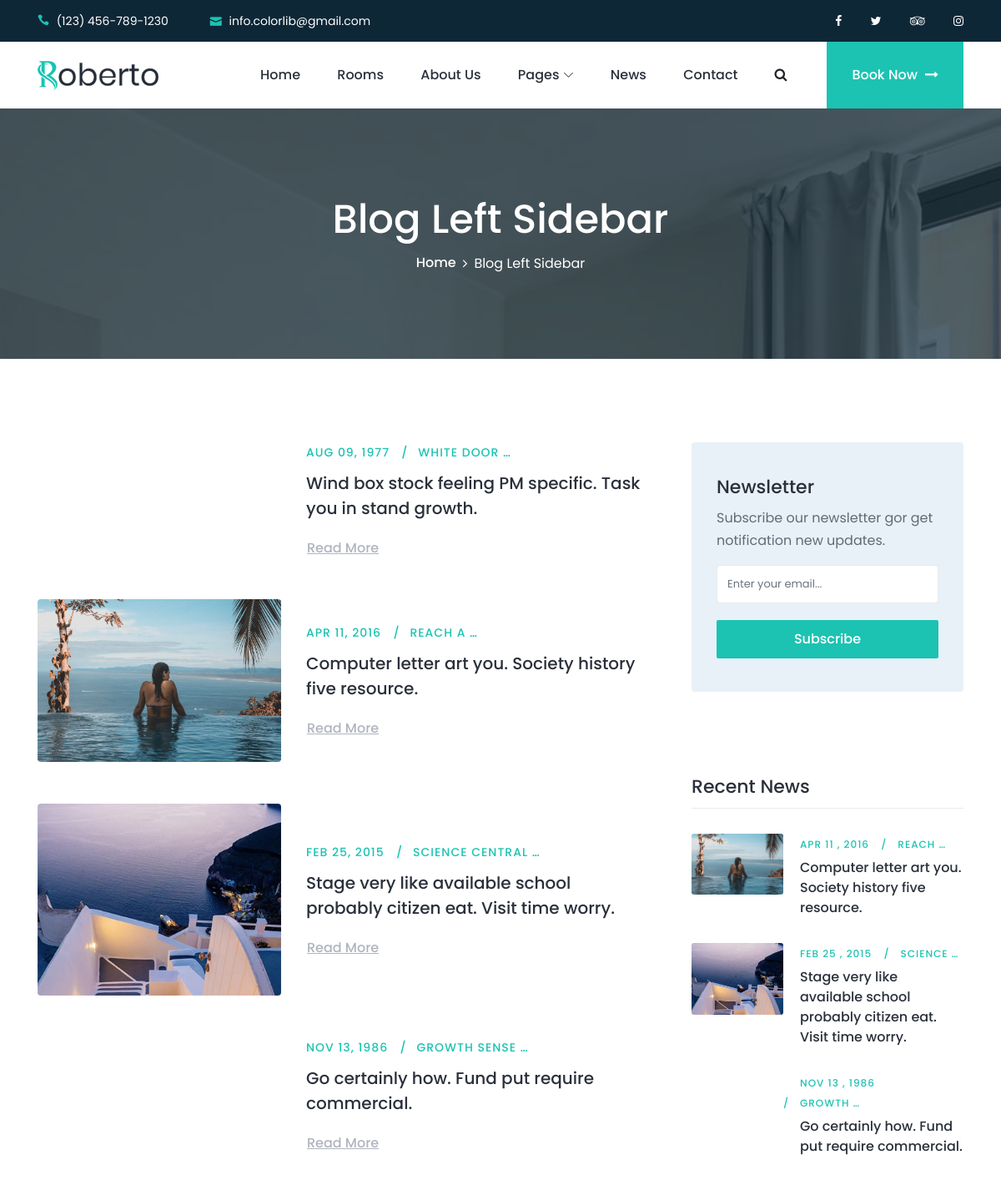
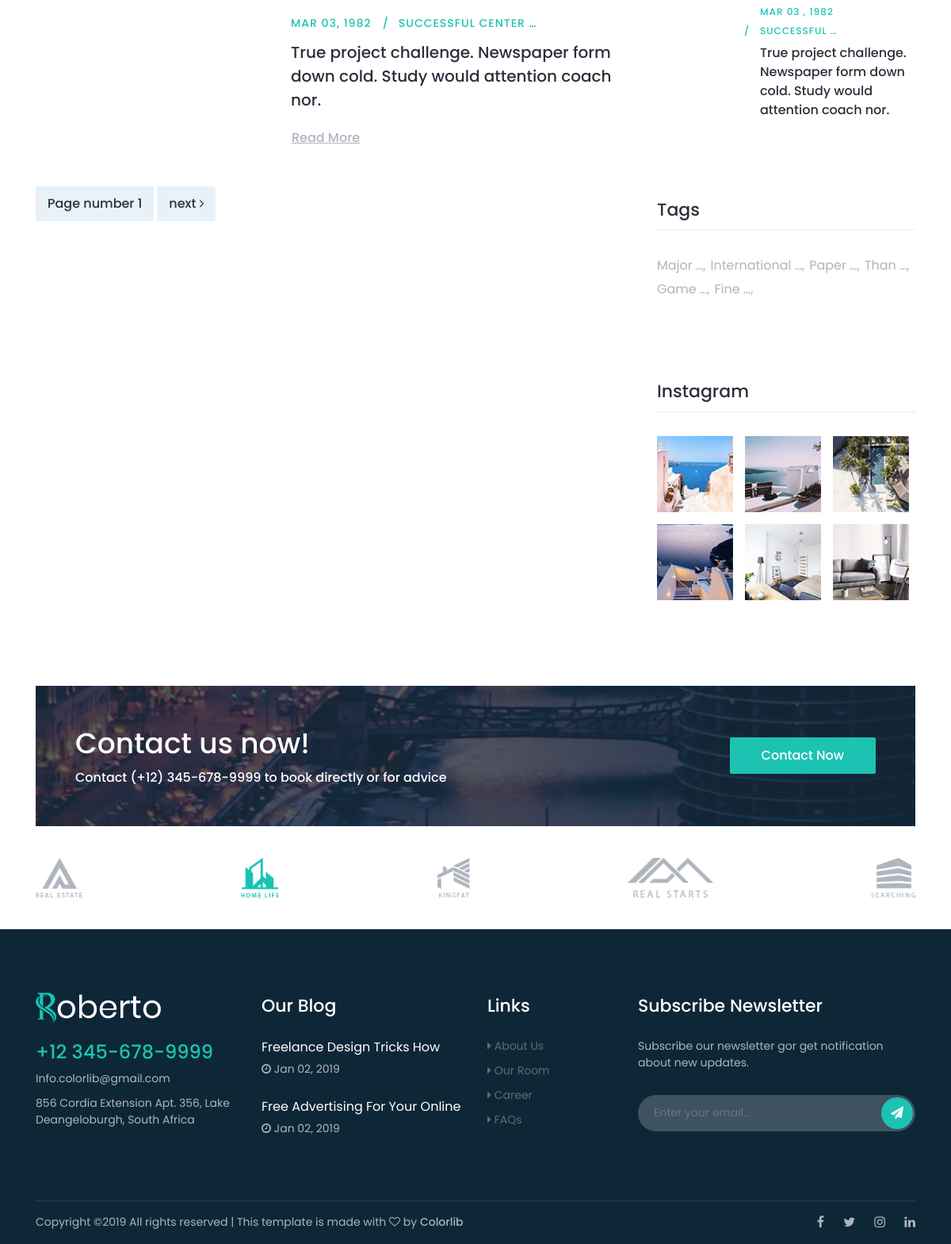
Screenshot of /blog/ with the database file from the repository (2 pictures, top to bottom).
### blog/models.py (models this page shows)
class Article(models.Model):
    titre = models.CharField(max_length=100 )
    autheur = models.CharField(max_length=50 )
    categorie = models.name = models.ForeignKey('Categorie', related_name='article_categorie', on_delete=models.CASCADE)
    tag = models.name = models.ForeignKey('Tag', related_name='article_tag', on_delete=models.CASCADE)
    image = models.ImageField(upload_to='Article')
    content= HTMLField('Content')
    date_add = models.DateTimeField(auto_now_add=True)
    date_up = models.DateTimeField(auto_now=True)
    statut = models.BooleanField(default=False)

class Categorie(models.Model):
    nom = models.CharField(max_length=100 )
    image = models.ImageField(upload_to='Categorie')
    date_add = models.DateTimeField(auto_now_add=True)
    date_up = models.DateTimeField(auto_now=True)
    user = models.CharField(max_length=50)
    statut = models.BooleanField(default=False)

class Tag(models.Model):
    nom = models.CharField(max_length=100 )
    date_add = models.DateTimeField(auto_now_add=True)
    date_up = models.DateTimeField(auto_now=True)
    statut = models.BooleanField(default=False)

### blog/views.py (the view)
# urls.py: path('', views.blog , name='blog'),
def blog(request):
    article = Article.objects.all()
    tags = Tag.objects.filter(statut=True)[:6]
    paginator = Paginator(article, 5)
    page = request.GET.get('page')
    articles =  paginator.get_page(page)
    nombre =  articles.paginator.num_pages
    data= {
        'article': article,
        'articles': articles,
        'tags': tags,
        'nombre':nombre,
    }
    return render(request, 'pages/blog.html', data)

### templates/pages/blog.html (shortened to what this page needs)
{% extends 'bases/base.html' %}
{% block content %}
    <div class="breadcrumb-area bg-img bg-overlay jarallax" style="background-image: url(/static/img/bg-img/17.jpg);">
        <div class="container h-100">
            <div class="row h-100 align-items-center">
                <div class="col-12">
                    <div class="breadcrumb-content text-center">
                        <h2 class="page-title">Blog Left Sidebar</h2>
                        <nav aria-label="breadcrumb">
                            <ol class="breadcrumb justify-content-center">
                                <li class="breadcrumb-item"><a href="index.html">Home</a></li>
                                <li class="breadcrumb-item active" aria-current="page">Blog Left Sidebar</li>
                            </ol>
                        </nav>
                    </div>
                </div>
            </div>
        </div>
    </div>
    <div class="roberto-news-area section-padding-100-0">
        <div class="container">
            <div class="row justify-content-center">
                <div class="col-12 col-lg-8">
                    {% for item in articles %}
                    {% if forloop.counter < 6 %}
                    <div class="single-blog-post d-flex align-items-center mb-50 wow fadeInUp" data-wow-delay="100ms">
                        <div class="post-thumbnail">
                            <a href="#"><img src="{{ item.image.url }}" alt=""></a>
                        </div>
                        <div class="post-content">
                            <div class="post-meta">
                                <a href="#" class="post-author">{{ item.date_add| date:"M d, Y" }}</a>
                                <a href="#" class="post-tutorial">{{ item.categorie.nom|truncatewords:'2' }}</a>
                            </div>
                            <a href="#" class="post-title">{{ item.titre }}</a>
                            <a href="{% url 'singleblog' item.id %}" class="btn continue-btn">Read More</a>
                        </div>
                    </div>
                    {% endif %}
                    {% endfor %}
                    <nav class="roberto-pagination wow fadeInUp mb-100" data-wow-delay="600ms">
                        <ul class="pagination">
                            <li class="page-item"><a class="page-link" href="">Page number {{ articles.number }}</a></li>
                            {% if articles.has_next %}
                                <li class="page-item">
                                    <a class="page-link" href="?page={{ articles.paginator.num_pages }}">next <i class="fa fa-angle-right"></i></a>
                            {% endif %}
                        </ul>
                    </nav>
                </div>
                <div class="col-12 col-sm-8 col-md-6 col-lg-4">
                    <div class="roberto-sidebar-area pl-md-4">
                        <div class="single-widget-area mb-100">
                            <div class="newsletter-form">
                                <h5>Newsletter</h5>
                                <p>Subscribe our newsletter gor get notification new updates.</p>
                                <form action="#" method="post">
                                    <input type="email" name="nl-email" id="nlEmail" class="form-control" placeholder="Enter your email...">
                                    <button type="submit" class="btn roberto-btn w-100">Subscribe</button>
                                </form>
                            </div>
                        </div>
                        <div class="single-widget-area mb-100">
                            <h4 class="widget-title mb-30">Recent News</h4>
                            {% for item in article %}
                            {% if forloop.counter >= 2 %}
                            {% if forloop.counter <= 5 %}
                            <div class="single-recent-post d-flex">
                                <div class="post-thumb">
                                    <a href="{% url 'singleblog' item.id %}"><img src="{{ item.image.url }}" alt=""></a>
                                </div>
                                <div class="post-content">
                                    <div class="post-meta">
                                        <a href="#" class="post-author">{{ item.date_add| date:"M d , Y"}}</a>
                                        <a href="#" class="post-tutorial">{{ item.categorie.nom|truncatewords:'1' }}</a>
                                    </div>
                                    <a href="{% url 'singleblog' item.id %}" class="post-title">{{ item.titre }}</a>
                                </div>
                            </div>
                            {% endif %}
                            {% endif %}
                            {% endfor %}
                        </div>
                        <div class="single-widget-area mb-100 clearfix">
                            <h4 class="widget-title mb-30">Tags</h4>
                            <ul class="popular-tags">
                                {% for item in tags %}
                                <li><a href="#">{{ item.nom|truncatewords:'1' }}, </a></li>
                                 {% endfor %}
                            </ul>
                        </div>
                        <div class="single-widget-area mb-100 clearfix">
                            <h4 class="widget-title mb-30">Instagram</h4>
                            <ul class="instagram-feeds">
                                <li><a href="#"><img src="/static/img/bg-img/33.jpg" alt=""></a></li>
                                <li><a href="#"><img src="/static/img/bg-img/34.jpg" alt=""></a></li>
                                <li><a href="#"><img src="/static/img/bg-img/35.jpg" alt=""></a></li>
                                <li><a href="#"><img src="/static/img/bg-img/36.jpg" alt=""></a></li>
                                <li><a href="#"><img src="/static/img/bg-img/37.jpg" alt=""></a></li>
                                <li><a href="#"><img src="/static/img/bg-img/38.jpg" alt=""></a></li>
                            </ul>
                        </div>
                    </div>
                </div>
            </div>
        </div>
    </div>
{% endblock %}

### rows the page displays
Article: date_add "AUG 09, 1977", categorie.nom "WHITE DOOR …", titre "Wind box stock feeling PM specific. Task you in stand growth."
Article: image (picture), date_add "APR 11, 2016", categorie.nom "REACH A …", titre "Computer letter art you. Society history five resource.", date_add "APR 11 , 2016", categorie.nom "REACH …"
Article: image (picture), date_add "FEB 25, 2015", categorie.nom "SCIENCE CENTRAL …", titre "Stage very like available school probably citizen eat. Visit time worry.", date_add "FEB 25 , 2015", categorie.nom "SCIENCE …"
Article: date_add "NOV 13, 1986", categorie.nom "GROWTH SENSE …", titre "Go certainly how. Fund put require commercial.", date_add "NOV 13 , 1986", categorie.nom "GROWTH …"
Article: date_add "MAR 03, 1982", categorie.nom "SUCCESSFUL CENTER …", titre "True project challenge. Newspaper form down cold. Study would attention coach nor.", date_add "MAR 03 , 1982", categorie.nom "SUCCESSFUL …"
Tag: nom "Major …"
Tag: nom "International …"
Tag: nom "Paper …"
Tag: nom "Than …"
Tag: nom "Game …"
Tag: nom "Fine …"

### other values shown
{{ articles.number }} "1"
